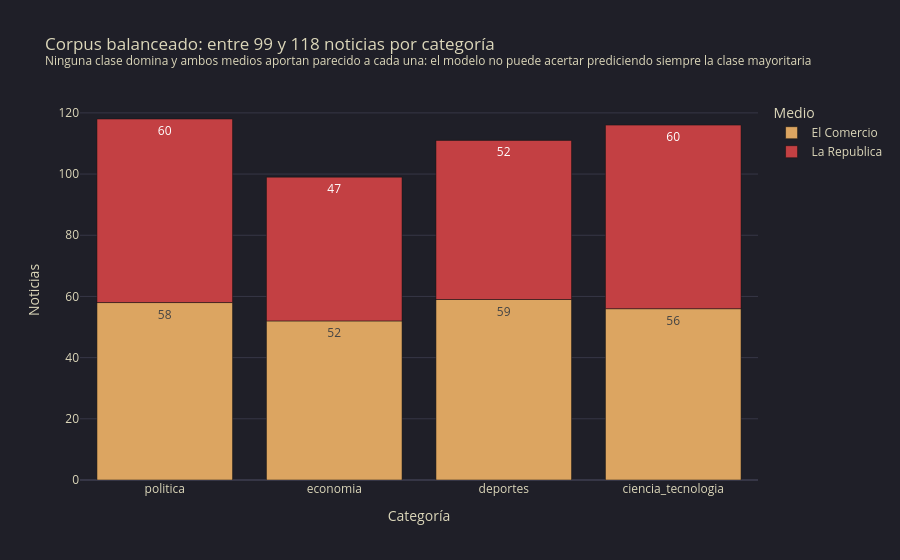

Notebook source saved alongside this figure:
### Markdown cell above
## 7. Análisis exploratorio (EDA)

Cada gráfico lleva como título la **conclusión analítica** que se lee en él. Los números del título se calculan
desde los datos, así que la conclusión siempre coincide con lo que muestra el gráfico.

### Code cell
df["fecha_dt"] = pd.to_datetime(df["fecha"], errors="coerce")
df["largo_titular"] = df["titular"].str.len()
COLORES_MEDIO = kanagawa.COLORES_MEDIO

n_cat = df["etiqueta"].value_counts().reindex(CATEGORIAS)
por_medio_cat = df.groupby(["etiqueta", "medio"]).size().rename("noticias").reset_index()
fig1 = px.bar(
    por_medio_cat, x="etiqueta", y="noticias", color="medio", text="noticias",
    category_orders={"etiqueta": CATEGORIAS}, color_discrete_map=COLORES_MEDIO,
    labels={"etiqueta": "Categoría", "noticias": "Noticias", "medio": "Medio"},
    title=(f"Corpus balanceado: entre {n_cat.min()} y {n_cat.max()} noticias por categoría"
           f"<br><sup>Ninguna clase domina y ambos medios aportan parecido a cada una: el modelo no puede "
           f"acertar prediciendo siempre la clase mayoritaria</sup>"),
)
fig1.show()

### Figure 1 — Plotly figure (JSON) as saved in the notebook; plotly's stock layout.template omitted (floating-point values rounded to 4 significant figures)
{"data": [{"hovertemplate": "Medio=El Comercio<br>Categoría=%{x}<br>Noticias=%{text}<extra></extra>", "legendgroup": "El Comercio", "marker": {"color": "#DCA561", "pattern": {"shape": ""}}, "name": "El Comercio", "orientation": "v", "showlegend": true, "text": [56.0, 59.0, 52.0, 58.0], "textposition": "auto", "type": "bar", "x": ["ciencia_tecnologia", "deportes", "economia", "politica"], "xaxis": "x", "y": [56, 59, 52, 58], "yaxis": "y"}, {"hovertemplate": "Medio=La Republica<br>Categoría=%{x}<br>Noticias=%{text}<extra></extra>", "legendgroup": "La Republica", "marker": {"color": "#C34043", "pattern": {"shape": ""}}, "name": "La Republica", "orientation": "v", "showlegend": true, "text": [60.0, 52.0, 47.0, 60.0], "textposition": "auto", "type": "bar", "x": ["ciencia_tecnologia", "deportes", "economia", "politica"], "xaxis": "x", "y": [60, 52, 47, 60], "yaxis": "y"}], "layout": {"barmode": "relative", "legend": {"title": {"text": "Medio"}, "tracegroupgap": 0}, "title": {"text": "Corpus balanceado: entre 99 y 118 noticias por categoría<br><sup>Ninguna clase domina y ambos medios aportan parecido a cada una: el modelo no puede acertar prediciendo siempre la clase mayoritaria</sup>"}, "xaxis": {"anchor": "y", "categoryarray": ["politica", "economia", "deportes", "ciencia_tecnologia"], "categoryorder": "array", "domain": [0.0, 1.0], "title": {"text": "Categoría"}}, "yaxis": {"anchor": "x", "domain": [0.0, 1.0], "title": {"text": "Noticias"}}}}
